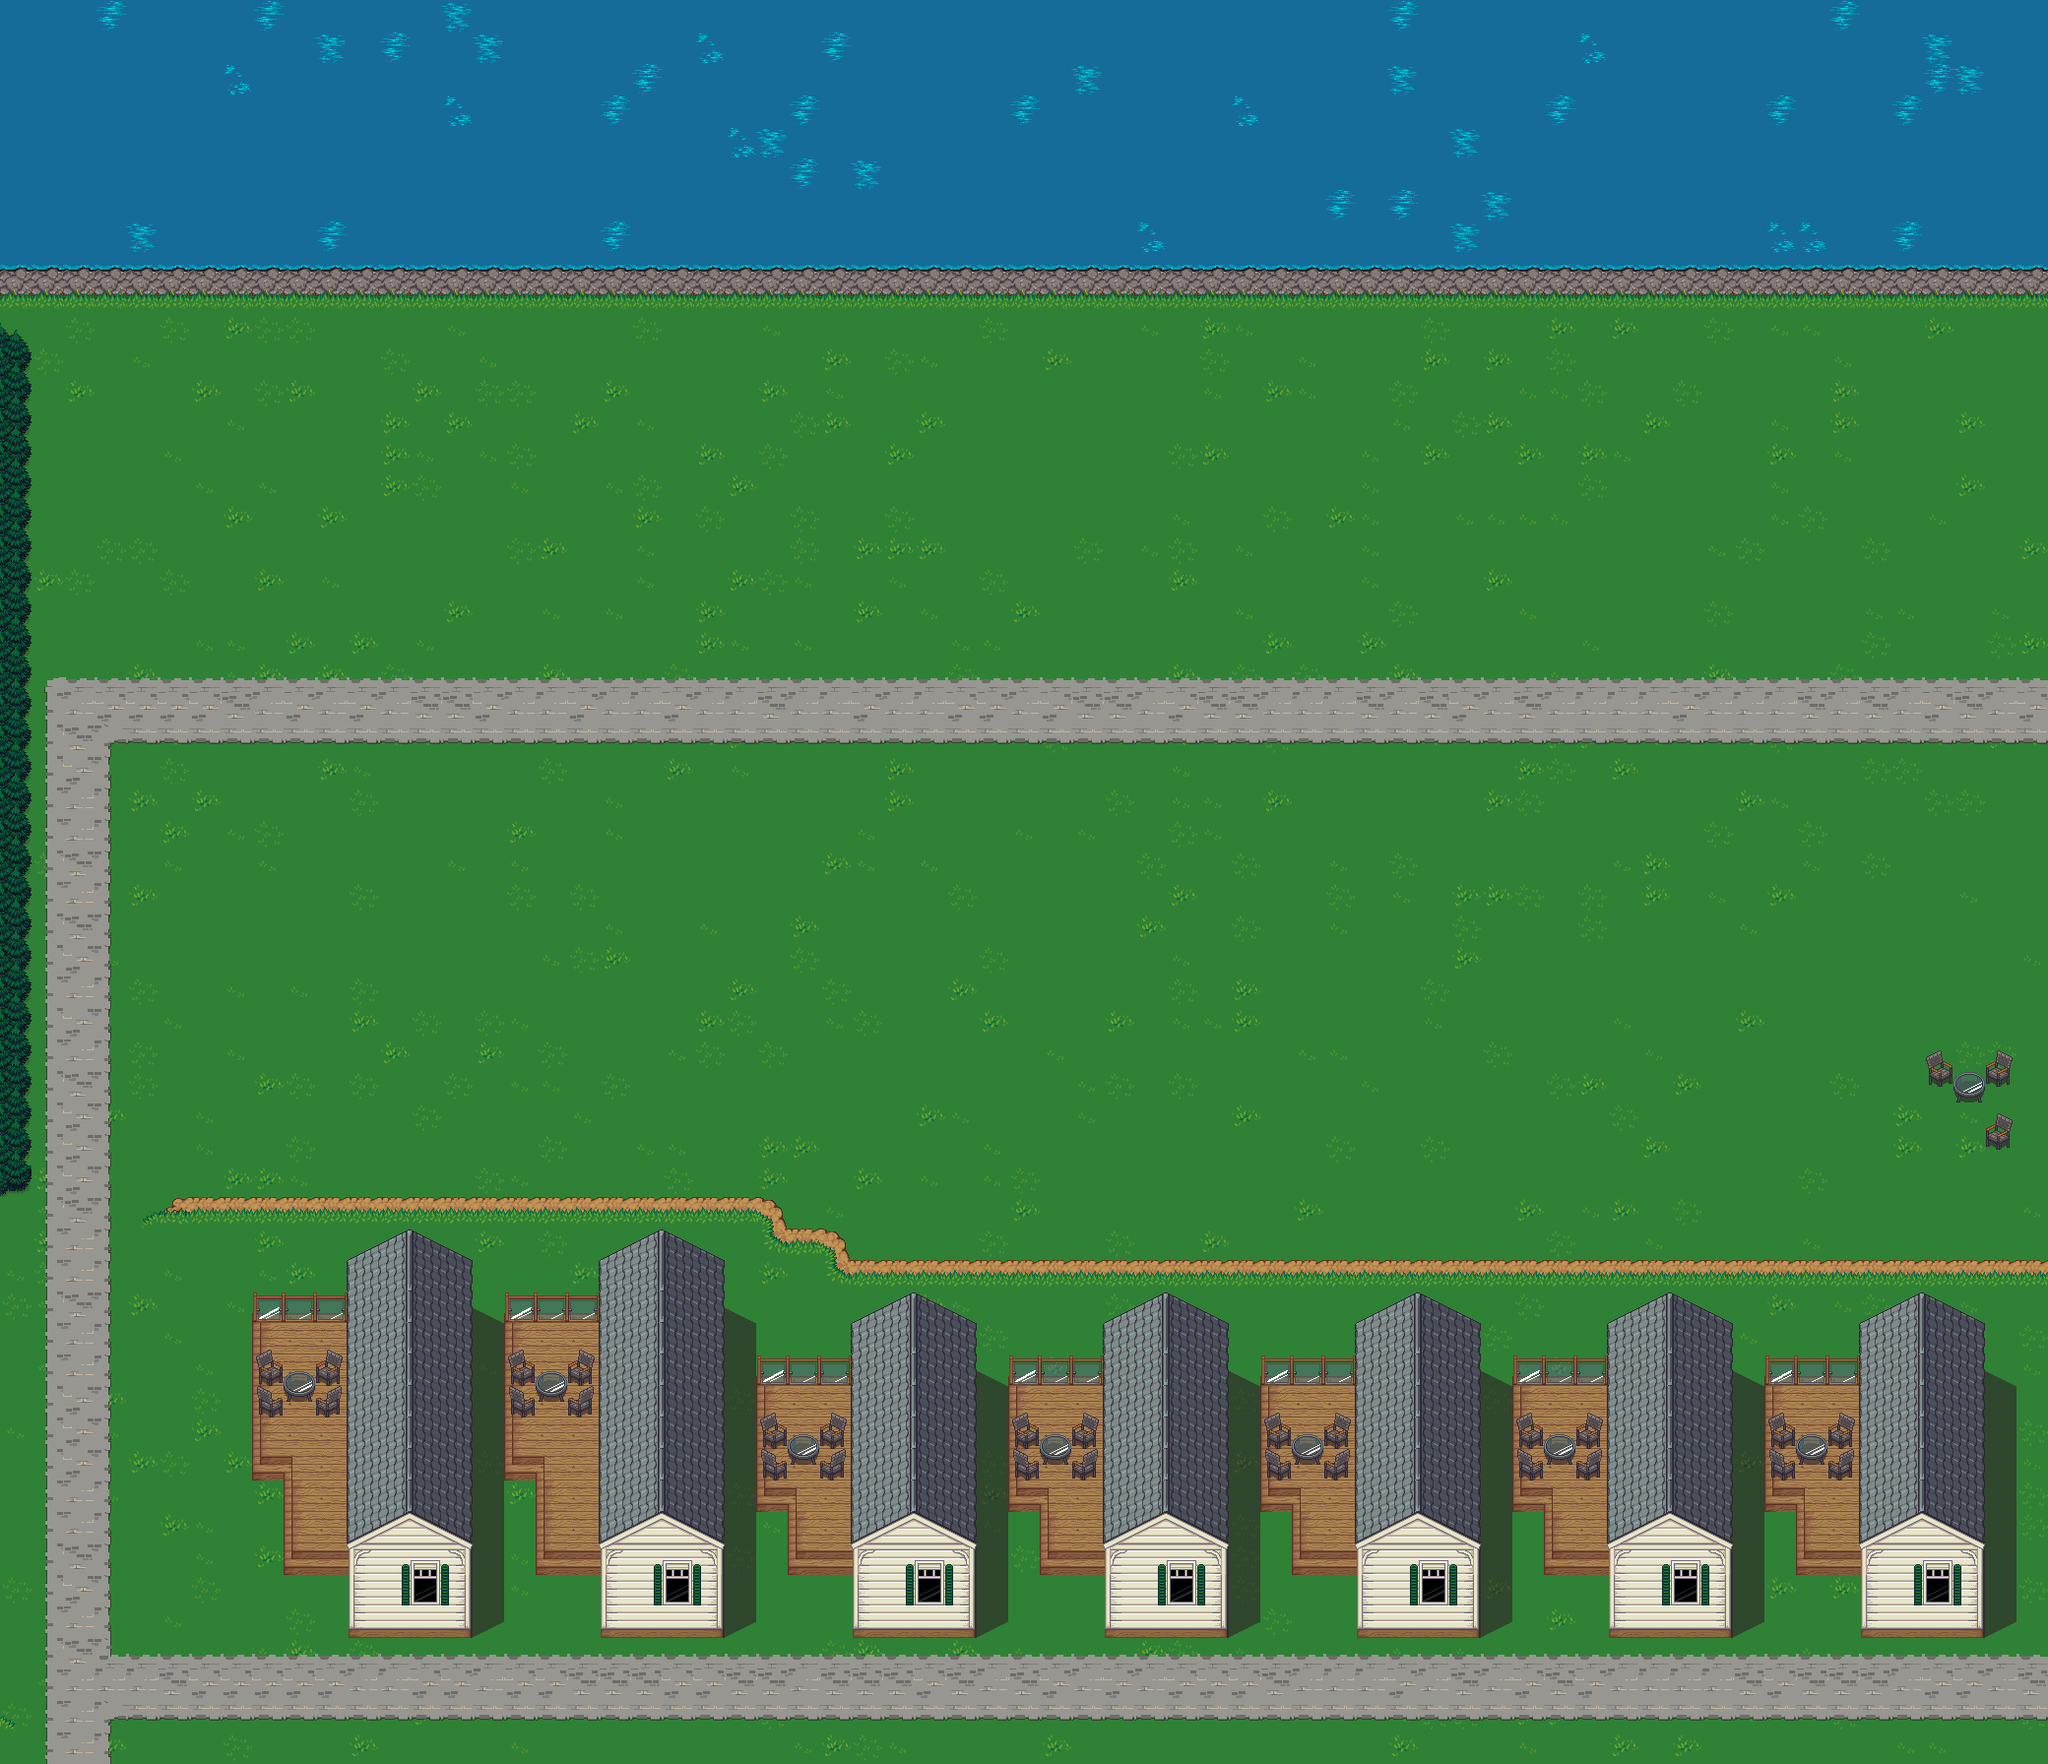

The image is a tile-based game level rendered from a .tmx file. Its description and source (layers, tilesets, objects; grid data summarised) follow:
An orthogonal 65x56 tile map with 32x32 px tiles, 5 tile layers (Base 1, Base 2, Bldg 1, Bldg 2, ...), 5 tilesets and 4 objects (4x exitMap).

<map version="1.10" tiledversion="1.11.0" orientation="orthogonal" renderorder="right-down" width="65" height="56" tilewidth="32" tileheight="32" infinite="0" nextlayerid="10" nextobjectid="5">
 <editorsettings>
  <export target="../assets/assets/images/tiled/map-west1.json" format="json" />
 </editorsettings>
 <tileset firstgid="1" source="tileset-lpc-grass.tsx" />
 <tileset firstgid="37" source="tileset-lpc-trees.tsx" />
 <tileset firstgid="1285" source="tileset-lpc-streets.tsx" />
 <tileset firstgid="1333" source="tileset-lpc-mountains.tsx" />
 <tileset firstgid="1693" source="tileset-kneippbyn.tsx" />
 <layer id="1" name="Base 1" width="65" height="56">
  <data>[3640 cells, 3640 non-empty, 12 distinct tile ids]</data>
 </layer>
 <layer id="8" name="Base 2" width="65" height="56">
  <data>[3640 cells, 806 non-empty, 34 distinct tile ids]</data>
 </layer>
 <layer id="4" name="Bldg 1" width="65" height="56">
  <data>[3640 cells, 114 non-empty, 16 distinct tile ids]</data>
 </layer>
 <layer id="7" name="Bldg 2" width="65" height="56">
  <data>[3640 cells, 56 non-empty, 8 distinct tile ids]</data>
 </layer>
 <layer id="5" name="Bldg 3" width="65" height="56">
  <data>[3640 cells, 303 non-empty, 20 distinct tile ids]</data>
 </layer>
 <objectgroup id="9" name="Sensors">
  <object id="1" name="exitMap" x="0" y="1216" width="48" height="576">
   <properties>
    <property name="dest" value="west0" />
    <property name="direction" value="left" />
    <property name="x" type="int" value="2380" />
    <property name="y" type="int" value="-1150" />
   </properties>
  </object>
  <object id="2" name="exitMap" x="48" y="1744" width="1984" height="48">
   <properties>
    <property name="dest" value="west2" />
    <property name="direction" value="down" />
    <property name="x" type="int" value="0" />
    <property name="y" type="int" value="70" />
   </properties>
  </object>
  <object id="3" name="exitMap" x="2032" y="1120" width="48" height="672">
   <properties>
    <property name="dest" value="center2" />
    <property name="direction" value="right" />
    <property name="x" type="int" value="60" />
    <property name="y" type="int" value="-1025" />
   </properties>
  </object>
  <object id="4" name="exitMap" x="2032" y="304" width="48" height="816">
   <properties>
    <property name="dest" value="center0" />
    <property name="direction" value="right" />
    <property name="x" type="int" value="60" />
    <property name="y" type="int" value="1115" />
   </properties>
  </object>
 </objectgroup>
</map>
